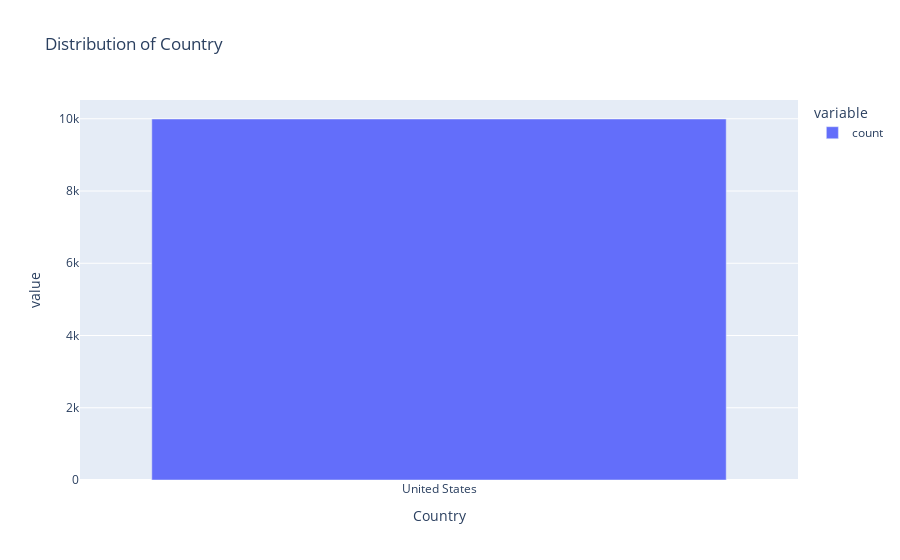

Source (notebook cell):
### Code cell
px.bar(data_frame=sup.Country.value_counts(),title='Distribution of Country')

### Figure 1 — Plotly figure (JSON) as saved in the notebook; plotly's stock layout.template omitted (floating-point values rounded to 4 significant figures)
{"data": [{"alignmentgroup": "True", "hovertemplate": "variable=count<br>Country=%{x}<br>value=%{y}<extra></extra>", "legendgroup": "count", "marker": {"color": "#636efa", "pattern": {"shape": ""}}, "name": "count", "offsetgroup": "count", "orientation": "v", "showlegend": true, "textposition": "auto", "type": "bar", "x": ["United States"], "xaxis": "x", "y": [9994], "yaxis": "y"}], "layout": {"barmode": "relative", "legend": {"title": {"text": "variable"}, "tracegroupgap": 0}, "title": {"text": "Distribution of Country"}, "xaxis": {"anchor": "y", "domain": [0, 1], "title": {"text": "Country"}}, "yaxis": {"anchor": "x", "domain": [0, 1], "title": {"text": "value"}}}}
